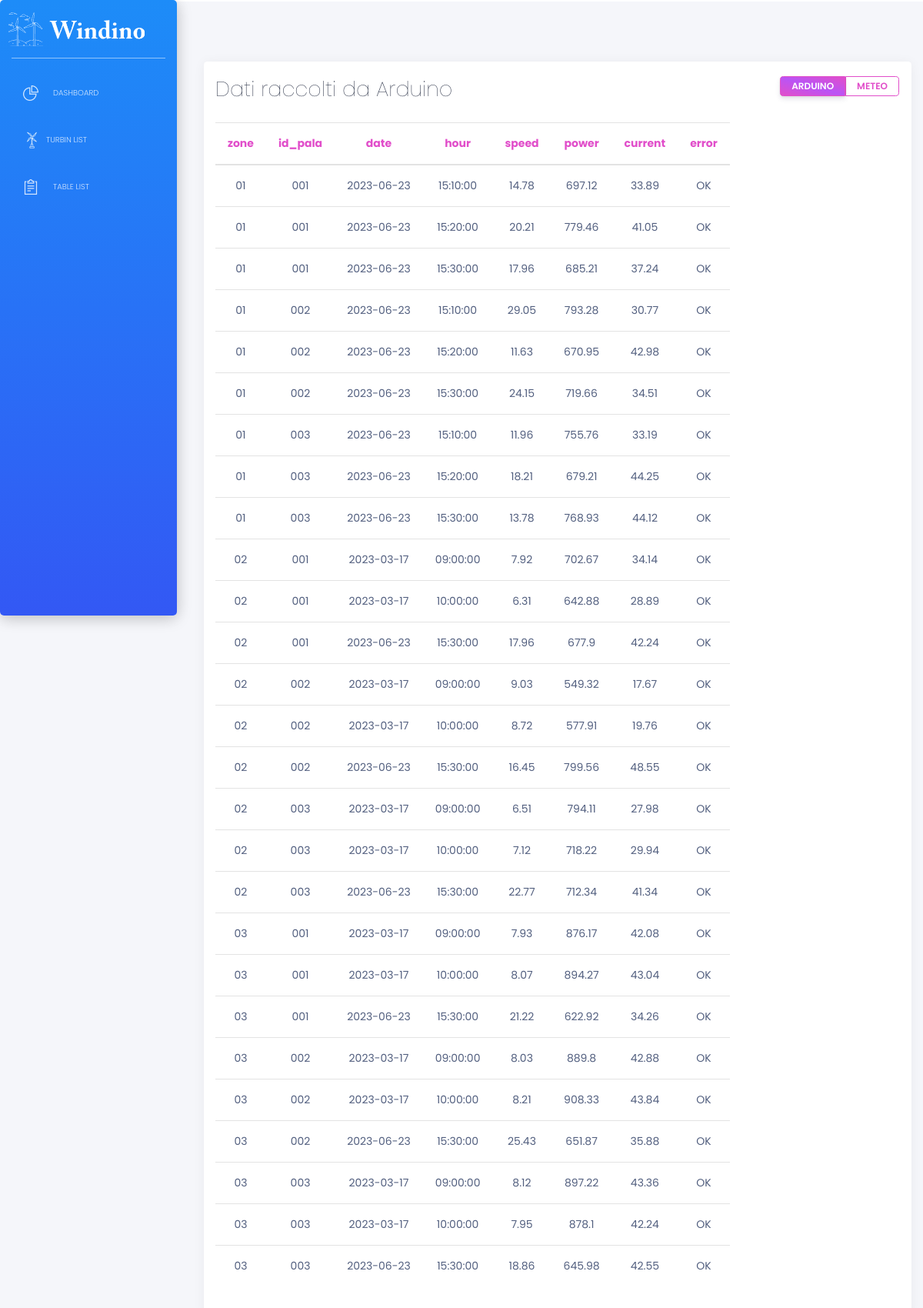
/tables, run on an earlier commit of the app's database.
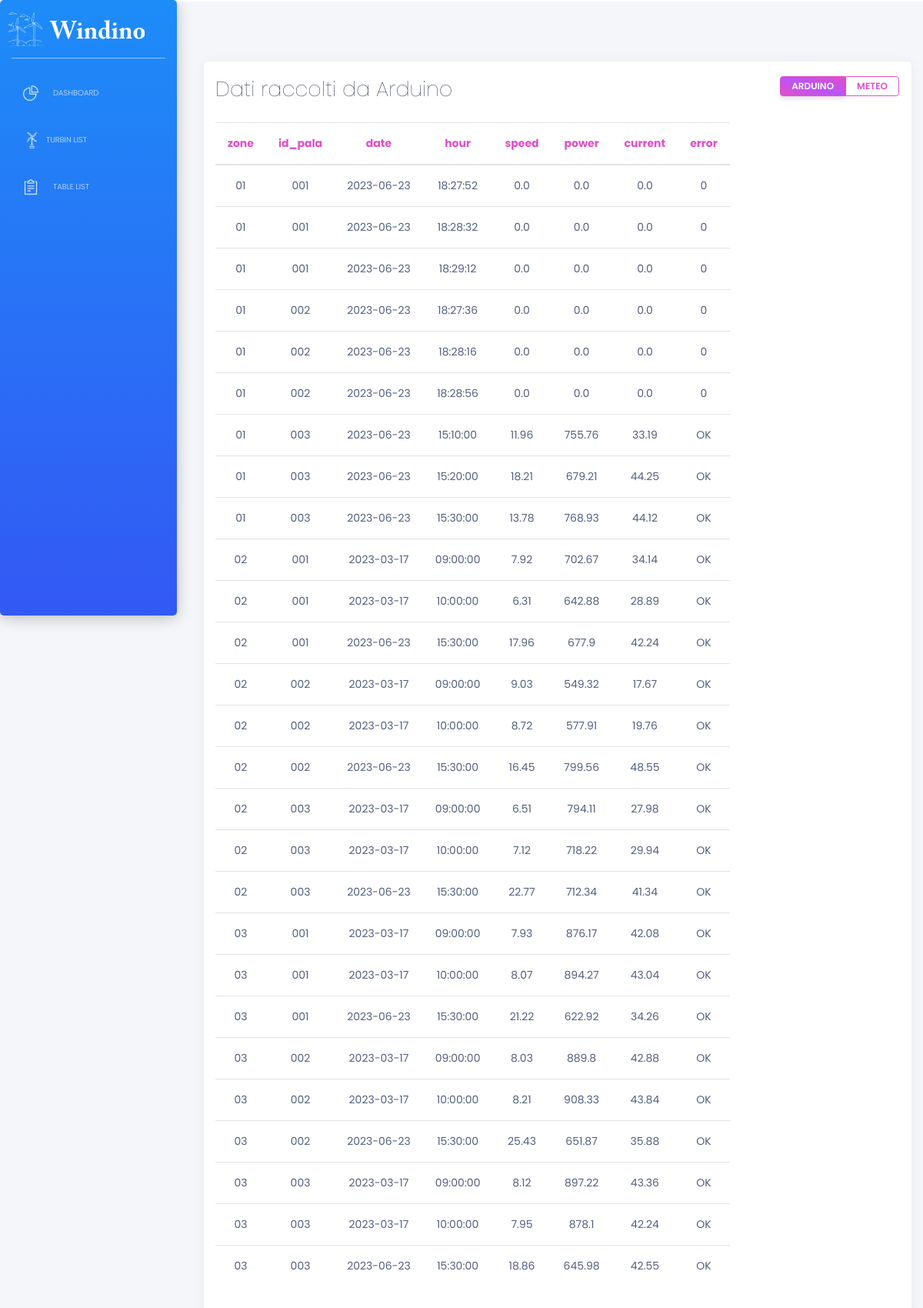
And on a later commit of the database.
### tables this page shows
CREATE TABLE arduino (
				   zone TEXT,
				   id TEXT,
				   date DATE,
				   hour TIME,
                   speed FLOAT,
                   power FLOAT,
				   current FLOAT,
				   error TEXT);

### apps/home/routes.py (the view)
@blueprint.route('/tables')
def tables():
    with get_db() as conn:
        arduino = conn.execute('SELECT * FROM arduino').fetchall()
        turbine_data= conn.execute(
                        "SELECT subquery3.zone, subquery3.id, subquery3.date, subquery3.hour, subquery3.speed, subquery3.power, subquery3.current, subquery3.error "
                        "FROM ( "
                        "    SELECT subquery2.*, ROW_NUMBER() OVER (PARTITION BY subquery2.zone, subquery2.id ORDER BY subquery2.date DESC, subquery2.hour DESC) AS rn "
                        "    FROM ( "
                        "        SELECT t.* "
                        "        FROM arduino t "
                        "        ORDER BY t.zone, t.id, t.date DESC, t.hour DESC "
                        "    ) subquery2 "
                        ") subquery3 "
                        "WHERE subquery3.rn <= 3 "
                        "GROUP BY subquery3.zone, subquery3.id, subquery3.date, subquery3.hour, subquery3.speed, subquery3.power, subquery3.current, subquery3.error"
                    ).fetchall()
        meteo=conn.execute('SELECT * FROM meteo').fetchall()
    return render_template('home/tables.html', pale=pale, arduino=arduino,meteo=meteo, turbine_data=turbine_data)

### apps/__init__.py (called while the page is built)
def configure_database(app):
    @app.before_first_request
    def initialize_database():
        db.create_all()
    @app.teardown_request
    def shutdown_session(exception=None):
        db.session.remove()

### apps/home/routes.py (called while the page is built)
def get_db():
    db = getattr(g, '_database', None)
    if db is None:
        db = g._database = sqlite3.connect(DATABASE)
        db.row_factory = sqlite3.Row
    return db

### apps/templates/home/tables.html (shortened to what this page needs)
{% extends "layouts/base.html" %}
{% block content %}
  <div class="content">
    <div class="row">
      <div class="card">
          <div class="card-header">
              <div class="row">
                  <div class="col-sm-6 text-left">
                    <h2 class="card-title" id="card-title">Dati raccolti da Arduino</h2>
                  </div>
                  <div class="col-sm-6">
                      <div class="btn-group btn-group-toggle float-right" data-toggle="buttons">
                          <label class="btn btn-sm btn-primary btn-simple active" id="arduino-btn">
                              <span class="d-none d-sm-block d-md-block d-lg-block d-xl-block">ARDUINO</span>
                            </label>
                            <label class="btn btn-sm btn-primary btn-simple" id="meteo-btn">
                                <span class="d-none d-sm-block d-md-block d-lg-block d-xl-block">METEO</span>
                            </label>
                        </div>
                    </div>
              </div>
          </div>
                <div class="card-body">
                  <div class="table">
                      <table class="table-responsive mx-auto" id="arduino-content" style="display: block;">
                        <thead class="text-primary">
                          <tr>
                              <th class="text-center">zone</th>
                              <th class="text-center">id_pala</th>
                              <th class="text-center">date</th>
                              <th class="text-center">hour</th>
                              <th class="text-center">speed</th>
                              <th class="text-center">power</th>
                              <th class="text-center">current</th>
                              <th class="text-center">error</th>
                          </tr>
                        </thead>
                        <tbody>
                          {% for pala in turbine_data %}
                              <tr>
                                  <td class="text-center">{{pala.zone }}</td>
                                  <td class="text-center">{{ pala.id }}</td>
                                  <td class="text-center">{{ pala.date }}</td>
                                  <td class="text-center">{{ pala.hour }}</td>
                                  <td class="text-center">{{ pala.speed }}</td>
                                  <td class="text-center">{{ pala.power }}</td>
                                  <td class="text-center">{{ pala.current }}</td>
                                  <td class="text-center">{{ pala.error }}</td>
                              </tr>
                      {% endfor %}
                        </tbody>
                      </table>
                    </div>
                </div>
      </div>
</div>
</div>
</div>
{% endblock content %}

What changed in the data, as far as the page shows it:
no longer on this page (row unchanged): arduino: zone "01", id "001", date "2023-06-23", hour "15:10:00", speed "14.78", power "697.12", current "33.89", error "OK"
no longer on this page (row unchanged): arduino: zone "01", id "001", date "2023-06-23", hour "15:20:00", speed "20.21", power "779.46", current "41.05", error "OK"
no longer on this page (row unchanged): arduino: zone "01", id "001", date "2023-06-23", hour "15:30:00", speed "17.96", power "685.21", current "37.24", error "OK"
no longer on this page (row unchanged): arduino: zone "01", id "002", date "2023-06-23", hour "15:10:00", speed "29.05", power "793.28", current "30.77", error "OK"
no longer on this page (row unchanged): arduino: zone "01", id "002", date "2023-06-23", hour "15:20:00", speed "11.63", power "670.95", current "42.98", error "OK"
no longer on this page (row unchanged): arduino: zone "01", id "002", date "2023-06-23", hour "15:30:00", speed "24.15", power "719.66", current "34.51", error "OK"
added arduino: zone "01", id "001", date "2023-06-23", hour "18:27:52", speed "0.0", power "0.0", current "0.0", error "0"
added arduino: zone "01", id "001", date "2023-06-23", hour "18:28:32", speed "0.0", power "0.0", current "0.0", error "0"
added arduino: zone "01", id "001", date "2023-06-23", hour "18:29:12", speed "0.0", power "0.0", current "0.0", error "0"
added arduino: zone "01", id "002", date "2023-06-23", hour "18:27:36", speed "0.0", power "0.0", current "0.0", error "0"
added arduino: zone "01", id "002", date "2023-06-23", hour "18:28:16", speed "0.0", power "0.0", current "0.0", error "0"
added arduino: zone "01", id "002", date "2023-06-23", hour "18:28:56", speed "0.0", power "0.0", current "0.0", error "0"
